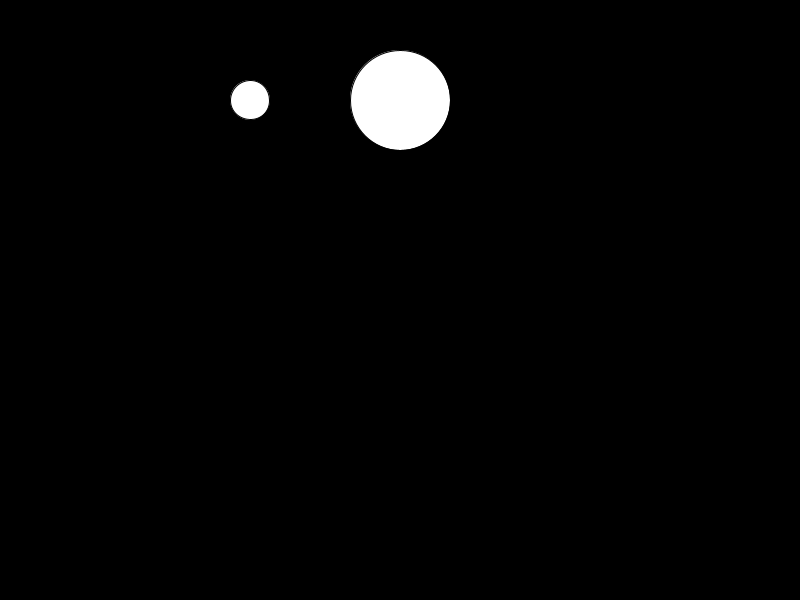
Frame 1 (no input)
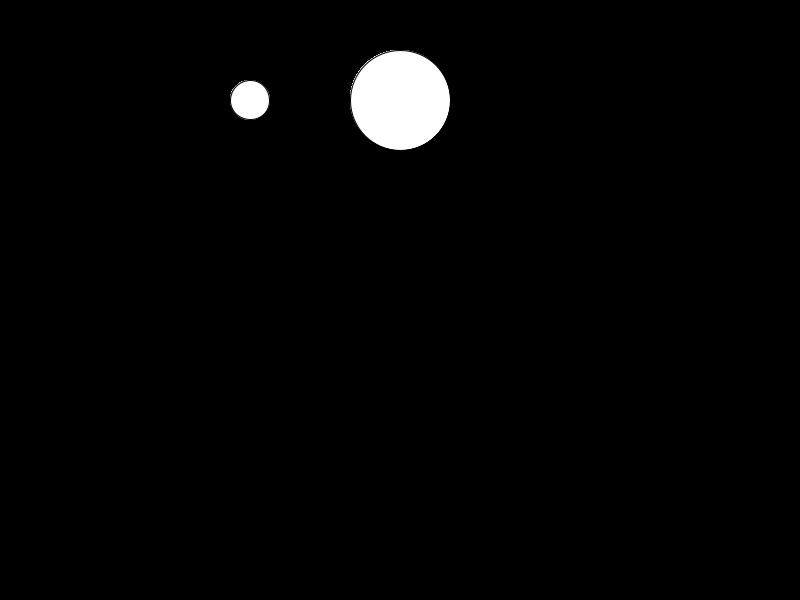
Frame 60 (the mouse pressed at the canvas centre just before this capture)
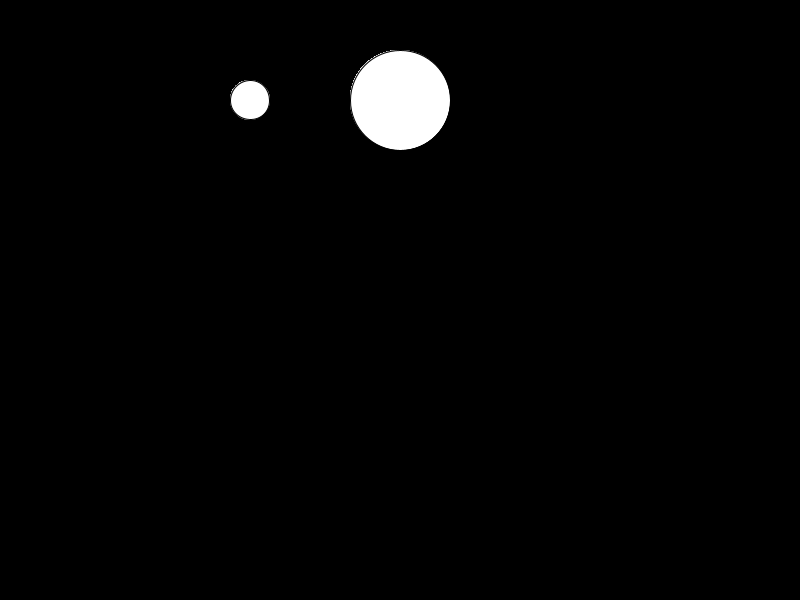
Frame 120 (the mouse held since frame 60 and released just before this capture)

The Processing sketch that drew these frames (run headless with seeded random() and noise(); from frame 60 on, the mouse is pressed at the canvas centre):

// Processing sketch: processing_40910
// ── processing_40910.pde


int data [] = {1,100, 250}; //loads data into an array

void setup (){
  background (0); // sets background to black
  size (800,600);
  smooth();
}
void draw (){
for (int i = 0 ; i < data. length; i++){//run data starting at zero and add1 every iteration
  float ellSize= map (data[i], 1, 250,0,100); // size of ellipse corresponds to the size of the variable, 0-100 is the desired range (porportionally)
  if (dist (mouseX,mouseY,i*150+100,100) <ellSize/2){
  fill(255,0,0);
  }else{
  fill(255);
  }
  ellipse(i*150+100,100,ellSize, ellSize);// ellipses are spaces 150 pixels arpart plus 100 
  }
}
    
                
                
